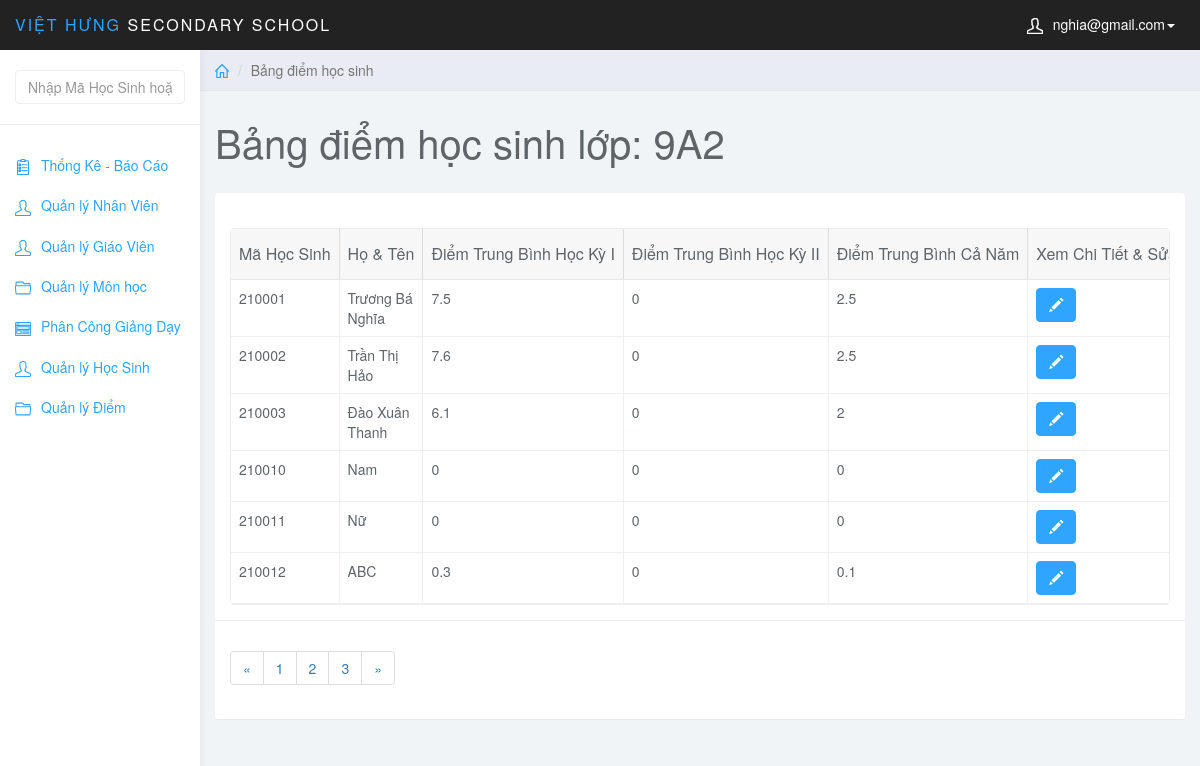
The page /admin/index.php?page=list_diem&id_class=1 (signed in) on the database as committed earlier.
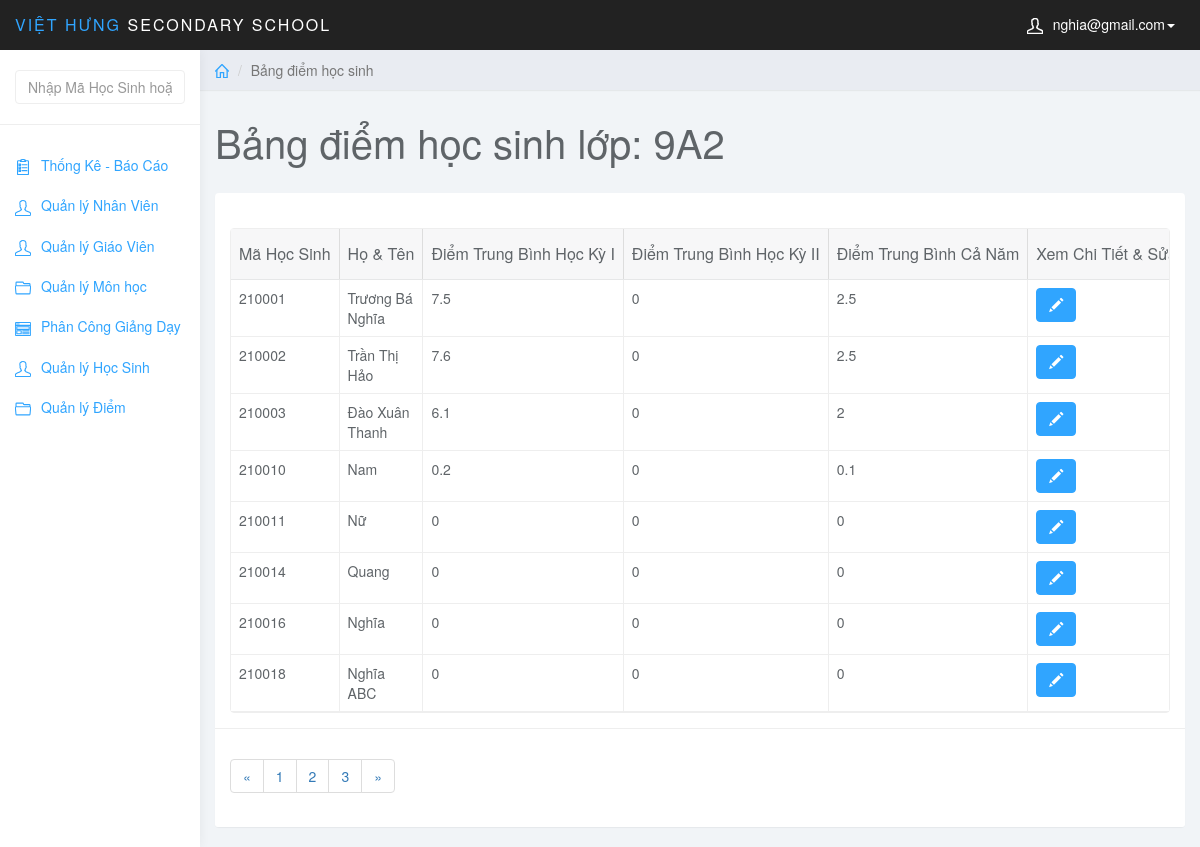
The same page on the database as committed later.
### tables this page shows
CREATE TABLE `lophoc` (
  `MaLopHoc` varchar(10) NOT NULL,
  `Tenlophoc` varchar(20) NOT NULL,
  `KhoiHoc` varchar(10) NOT NULL,
  PRIMARY KEY (`MaLopHoc`)
);

CREATE TABLE `hocsinh` (
  `MaHS` int(6) NOT NULL,
  `MaLopHoc` varchar(10) NOT NULL,
  `TenHS` varchar(50) NOT NULL,
  `GioiTinh` varchar(5) NOT NULL,
  `NgaySinh` date NOT NULL,
  `NoiSinh` varchar(50) NOT NULL,
  `DanToc` varchar(10) NOT NULL,
  `HoTenCha` varchar(50) NOT NULL,
  `HoTenMe` varchar(50) NOT NULL,
  PRIMARY KEY (`MaHS`),
  KEY `fk_hs_lh` (`MaLopHoc`),
  CONSTRAINT `fk_hs_lh` FOREIGN KEY (`MaLopHoc`) REFERENCES `lophoc` (`MaLopHoc`)
);

### admin/list_diem.php (the view, shortened to what this page needs)
<?php
    $class_id = $_GET['id_class'];
    $sql_view = "SELECT * FROM lophoc WHERE MaLopHoc = '$class_id'";
    $query_view = mysqli_query($conn,$sql_view);
    $row_view = mysqli_fetch_assoc($query_view);
?>
<div class="col-sm-9 col-sm-offset-3 col-lg-10 col-lg-offset-2 main">
		<div class="row">
			<ol class="breadcrumb">
				<li><a href="index.php"><svg class="glyph stroked home"><use xlink:href="#stroked-home"></use></svg></a></li>
				<li class="active">Bảng điểm học sinh</li>
			</ol>
		</div>
		<div class="row">
			<div class="col-lg-12">
				<h1 class="page-header">Bảng điểm học sinh lớp: <?php echo $row_view['Tenlophoc']; ?></h1>
			</div>
		</div>
		<div class="row">
			<div class="col-lg-12">
				<div class="panel panel-default">
					<div class="panel-body">
                        <table
                            data-toolbar="#toolbar"
                            data-toggle="table">
						    <thead>
						    <tr>
						        <th data-field="id" data-sortable="true">Mã Học Sinh</th>
                                <th data-field="name"  data-sortable="true">Họ & Tên</th>
                                <th data-sortable="true">Điểm Trung Bình Học Kỳ I</th>
                                <th data-sortable="true">Điểm Trung Bình Học Kỳ II</th>
                                <th data-sortable="true">Điểm Trung Bình Cả Năm</th>
                                <th>Xem Chi Tiết & Sửa</th>
						    </tr>
                            </thead>
                            <tbody>
                                <?php
                                    $sql = "SELECT * FROM hocsinh WHERE MaLopHoc = '$class_id'";
                                    $query = mysqli_query($conn,$sql);
                                    while ($row = mysqli_fetch_assoc($query)) {
                                        $sql_diem = "SELECT * FROM hocsinh JOIN diem ON hocsinh.MaHS = diem.MaHS JOIN monhoc ON diem.MaMonHoc = monhoc.MaMonHoc JOIN lophoc ON hocsinh.MaLopHoc = lophoc.MaLopHoc JOIN hocky ON diem.MaHocKy = hocky.MaHocKy WHERE hocsinh.MaHS = '{$row['MaHS']}'";
                                        $query_diem = mysqli_query($conn,$sql_diem);
                                        $tb_hk = 0;
                                        $tb_hk2 = 0;
                                        $i=0;
                                        $j=0;
                                        while($row_diem = mysqli_fetch_assoc($query_diem)){
                                            if ($row_diem['MaHocKy']=='20191') {
                                                $tb_hk += $row_diem['DiemTB'];
                                                $i++;
                                            }elseif($row_diem['MaHocKy']=='20192') {
                                                $tb_hk2 += $row_diem['DiemTB'];
                                                $j++;
                                            }
                                        }
                                ?>
                                <tr>
                                    <td><?php echo $row['MaHS'];?></td>
                                    <td><?php echo $row['TenHS']; ?></td>
                                    <td><?php if(isset($tb_hk)){echo $a = round($tb_hk/$i,1);}else{echo '---';}?></td>
                                    <td><?php if(isset($tb_hk2)){echo $b = round($tb_hk2/$j,1);}else{echo '---';} ?></td>
                                    <td><?php echo $tb_nam = round($dtb_nam = ($a+$b*2)/3,1) ?></td>
                                    <td class="form-group">
                                        <a href="index.php?page=edit_diem&id_hs=<?php echo $row['MaHS']; ?>" class="btn btn-primary"><i class="glyphicon glyphicon-pencil"></i></a>
                                    </td>
                                </tr>
                                    <?php } ?>
                            </tbody>
						</table>
                    </div>
                    <div class="panel-footer">
                        <nav aria-label="Page navigation example">
                            <ul class="pagination">
                                <li class="page-item"><a class="page-link" href="#">&laquo;</a></li>
                                <li class="page-item"><a class="page-link" href="#">1</a></li>
                                <li class="page-item"><a class="page-link" href="#">2</a></li>
                                <li class="page-item"><a class="page-link" href="#">3</a></li>
                                <li class="page-item"><a class="page-link" href="#">&raquo;</a></li>
                            </ul>
                        </nav>
                    </div>
				</div>
			</div>
		</div>
	</div>

### admin/index.php (shortened to what this page needs)
<?php
    if (isset($_SESSION['mail_user'])) {
            include_once ('admin.php');
    }elseif(isset($_SESSION['mail_gv'])){
        include_once ('../teacher/home_gv.php');
    }
    else {
        include_once ('login.php');
    }
?>

### admin/admin.php (shortened to what this page needs)
<!DOCTYPE html>
<html>
	<head>
		<link href="css/bootstrap.min.css" rel="stylesheet">
		<link href="css/datepicker3.css" rel="stylesheet">
		<link href="css/bootstrap-table.css" rel="stylesheet">
		<link href="css/styles.css" rel="stylesheet">
	</head>
	<body>
		<nav class="navbar navbar-inverse navbar-fixed-top" role="navigation">
			<div class="container-fluid">
				<div class="navbar-header">
					<a class="navbar-brand" href="index.php"><span>VIỆT HƯNG</span> Secondary School</a>
					<ul class="user-menu">
						<li class="dropdown pull-right">
							<a href="#" class="dropdown-toggle" data-toggle="dropdown"><svg
									class="glyph stroked male-user">
									<use xlink:href="#stroked-male-user"></use>
								</svg><?php echo $_SESSION['mail_user'] ?><span class="caret"></span></a>
						</li>
					</ul>
				</div>
			</div>
		</nav>
		<div id="sidebar-collapse" class="col-sm-3 col-lg-2 sidebar">
			<?php include_once('search_box.php'); ?>
			<ul class="nav menu">
				<li class="<?php if($_GET['page'] == ""){ echo "active";} ?>"><a href="index.php"><svg class="glyph stroked clipboard with paper"><use xlink:href="#stroked-clipboard-with-paper"/></svg>Thống Kê - Báo Cáo</a></li>
				<li class="<?php if($_GET['page'] == "user"){ echo "active";} ?>"><a href="index.php?page=user"><svg class="glyph stroked male user ">
							<use xlink:href="#stroked-male-user" /></svg>Quản lý Nhân Viên</a></li>
				<li class="<?php if($_GET['page'] == "teacher"){ echo "active";} ?>"><a href="index.php?page=teacher"><svg class="glyph stroked male user ">
							<use xlink:href="#stroked-male-user" /></svg>Quản lý Giáo Viên</a></li>
				<li class="<?php if($_GET['page'] == "monhoc"){ echo "active";} ?>"><a href="index.php?page=monhoc"><svg class="glyph stroked male user ">
							<use xlink:href="#stroked-open-folder" /></svg>Quản lý Môn học</a></li>
				<li class="<?php if($_GET['page'] == "assigned"){ echo "active";} ?>"><a href="index.php?page=assigned"><svg class="glyph stroked male user ">
                            <use xlink:href="#stroked-app-window-with-content" /></svg>Phân Công Giảng Dạy</a></li>
                <li class="<?php if($_GET['page'] == "class"){ echo "active";} ?>"><a href="index.php?page=class"><svg class="glyph stroked male user ">
                            <use xlink:href="#stroked-male-user" /></svg>Quản lý Học Sinh</a></li>
				<li class="<?php if($_GET['page'] == "diem"){ echo "active";} ?>"><a href="index.php?page=diem"><svg class="glyph stroked open folder">
							<use xlink:href="#stroked-open-folder" /></svg>Quản lý Điểm</a></li>
			</ul>
		</div>
        <?php
			if (isset($_GET['page'])) {
				switch ($_GET['page']) {
					case 'list_diem':
						include_once('list_diem.php');
						break;
				}
			}else {
				include_once('statistic.php');
			}
        ?>
	</body>
</html>

### admin/search_box.php (shortened to what this page needs)
<form action="index.php" method="GET" role="search">
	<div class="form-group">
        <input name="keyword" type="text" class="form-control" placeholder="Nhập Mã Học Sinh hoặc Tên Học Sinh">
	</div>
</form>

### admin/css/styles.css (style rules this page uses)
body { background: #f1f4f7; padding-top: 50px; color: #5f6468; }
a, a:hover, a:focus { color: #30a5ff; }
h1, h2, h3, h4, h5, h6 { color: #5f6468; }
h1 { font-weight: 300; font-size: 40px; }
.form-control { border: 1px solid #eee; box-shadow: none; }
.navbar-header .navbar-brand { color: #fff; font-size: 16px; text-transform: uppercase; font-weight: 500; letter-spacing: 2px; }
.navbar-header .navbar-brand span { color: #30a5ff; }
.btn-primary, .btn-primary:hover, .btn-primary:focus, .btn-primary:active, .btn-primary.active, .open > .dropdown-toggle.btn-primary, .btn-primary.disabled, .btn-primary[disabled], fieldset[disabled] .btn-primary, .btn-primary.disabled:hover, .btn-primary[disabled]:hover, fieldset[disabled] .btn-primary:hover, .btn-primary.disabled:focus, .btn-primary[disabled]:focus, fieldset[disabled] .btn-primary:focus, .btn-primary.disabled:active, .btn-primary[disabled]:active, fieldset[disabled] .btn-primary:active, .btn-primary.disabled.active, .btn-primary[disabled].active, fieldset[disabled] .btn-primary.active { background-color: #30a5ff; border-color: #30a5ff; }
.panel { border: 0; }
.panel-footer { background: #fff; border-top: 1px solid #eee; }
.navbar { border: 0; }
.user-menu { display: inline-block; margin-top: 14px; margin-right: 10px; float: right; list-style: none; padding: 0; }
.user-menu a { color: #fff; }
.sidebar { display: block; background-color: #fff; padding: 0; display: none; }
.sidebar form { padding: 20px 15px 5px 15px; border-bottom: 1px solid #eee; margin-bottom: 20px; }
@media (min-width: 768px) { .sidebar { display: block; position: fixed; top: 50px; bottom: 0; left: 0; z-index: 1000; display: block; margin: 0; padding: 0; overflow-x: hidden; overflow-y: auto; background-color: #fff; box-shadow: 1px 0px 10px rgba(0, 0, 0, .05); } }
@media (min-width: 768px) { .navbar-header { width: 100%; } }
.breadcrumb { border-radius: 0; padding: 10px 15px; background: #e9ecf2; box-shadow: 0 1px 1px rgba(0, 0, 0, .05); margin: 0 ; }
h1.page-header { margin-top: 30px; border-bottom: 0; }
.table { background: #fff; }
.sidebar .glyph, .user-menu .glyph { height: 16px; width: 16px; margin: 0 10px 0 0; stroke-width: 3px; }
.user-menu .glyph { stroke-width: 4px; }
.breadcrumb .glyph { height: 14px; width: 14px; margin: -2px 0 0 0; stroke-width: 4px; }

Rows that differ between the two databases and show on the page:
removed hocsinh: MaHS "210012", TenHS "ABC", i "0.3", j "0", b "0.1"
computed for hocsinh "Nam": i "0" → "0.2"; b "0" → "0.1"
added hocsinh: MaHS "210014", TenHS "Quang", i "0", j "0", b "0"
added hocsinh: MaHS "210016", TenHS "Nghĩa", i "0", j "0", b "0"
added hocsinh: MaHS "210018", TenHS "Nghĩa ABC", i "0", j "0", b "0"
